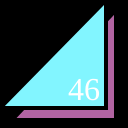
Frame 1 (no input)
Frame 60 (no input): identical to frame 1, image omitted
Frame 120 (the mouse pressed at the canvas centre since frame 60): identical to frame 1, image omitted

The p5.js sketch that drew this single still picture (run headless with seeded random() and noise() and a simulated clock; from frame 60 on, the mouse is pressed at the canvas centre):

// p5.js sketch
// ── sketch.js
function setup() {
  createCanvas(128,128);
}

function draw() {
  background(0);
  strokeWeight(4);
  fill(178, 100, 162);
  triangle(12,120,116,120,116,10);
  fill(130, 245, 255);
  triangle(0,108,106,108,106,0);
  fill(255);
  textSize(32);
  textFont("serif");
  text("46", 68, 100);
}
